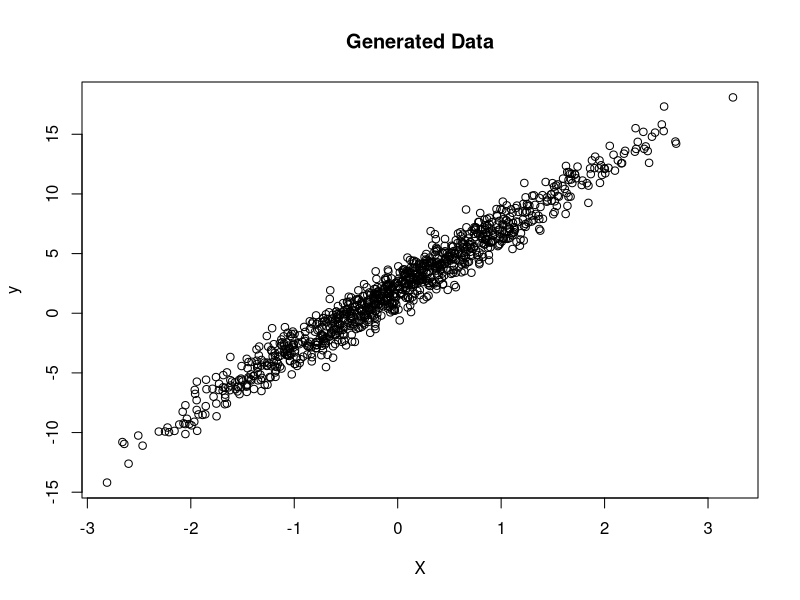
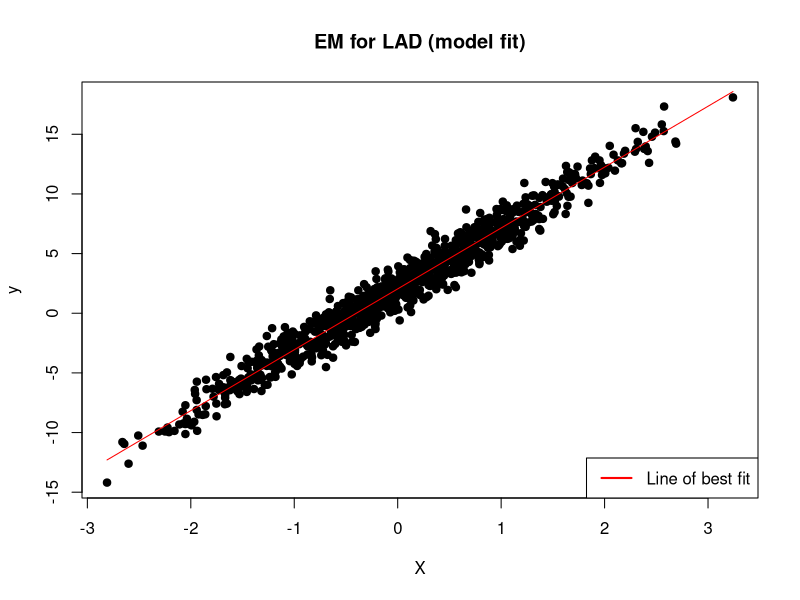
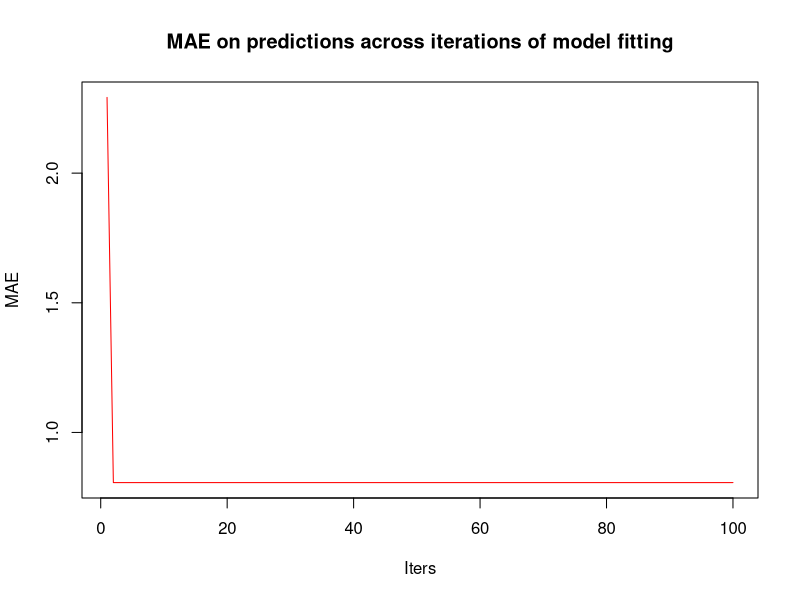
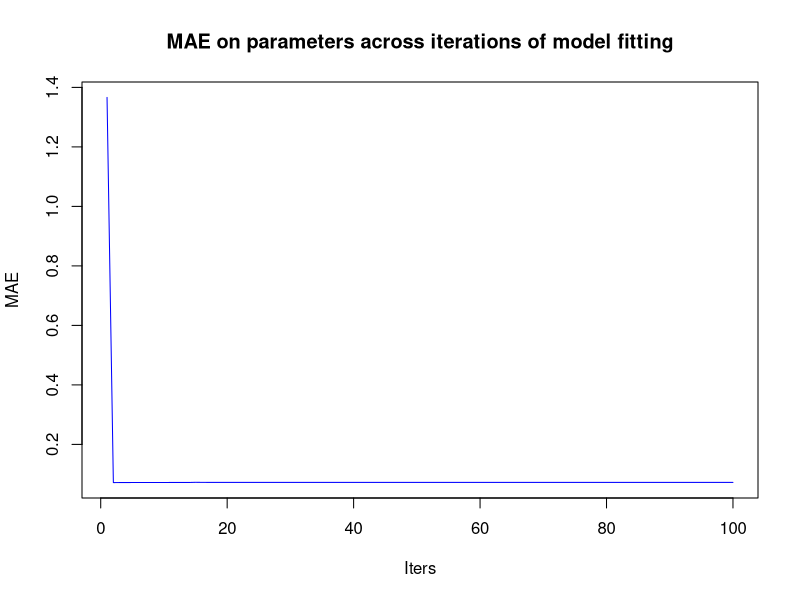
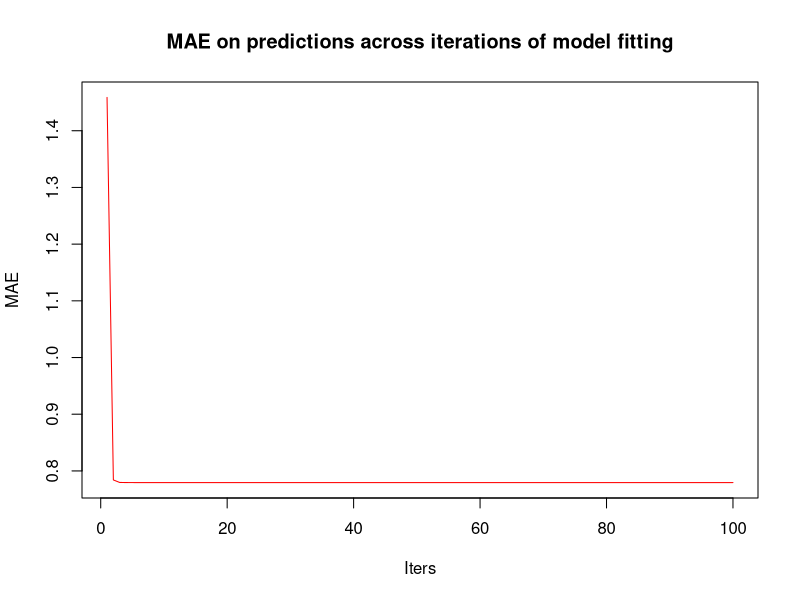
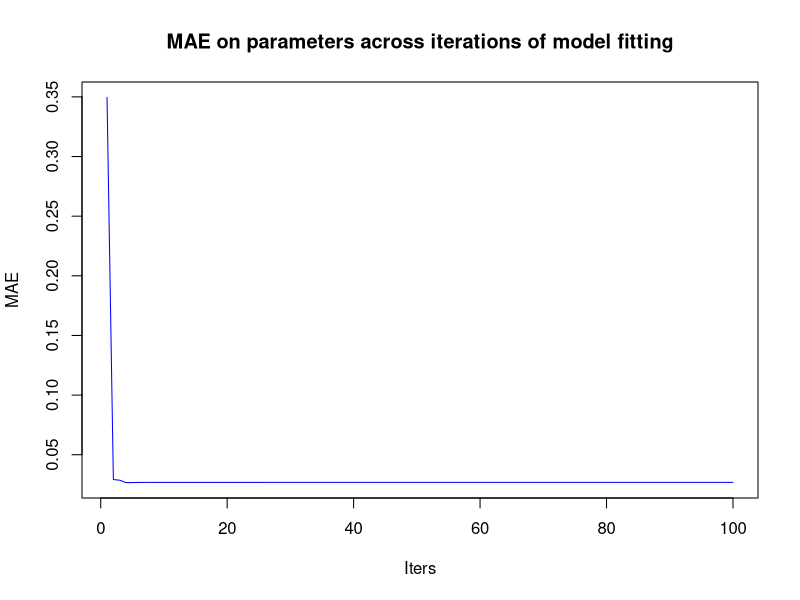

These figures' R source, in order:
## ---- chunk 1

set.seed(123)

### 1. Generate synthetic linear regression dataset
n <- 1e3   # samples
p <- 2     # features

X <- matrix(rnorm(n * (p-1)), n, (p-1))
X <- cbind(1,X)
beta_true <- c(2,5)  # true coefficients
y <- X %*% beta_true + rnorm(n, sd = 1)

## Visualising the data
plot(X[,2], y, 
     main = "Generated Data",
     xlab = "X",
     ylab = "y")
## ---- chunk 2

library(matrixStats)
### 2. Optimization loop

## Loop Parameters
max_iter <- 100
a <- numeric(max_iter)
b <- numeric(max_iter)
a_curr <- 10
b_curr <- 10

x <- X[,2]

## Comparision values to store
MAE.loss <- numeric(max_iter)
MAE.params <- numeric(max_iter)

## Optim Loop
for(i in 1:max_iter){
  ## Solving for b_i
  z <- y - a_curr 
  z.bar <- z/x
  b_curr <- weightedMedian(z.bar, abs(x))
  b[i] <- b_curr
  
  ## Solving for
  w <- y - b_curr * x
  a_curr <- median(w)
  a[i] <- a_curr
  
  ## Storing the current MAE on parameters and predictions 
  MAE.loss[i] <- mean(abs(y - a_curr - b_curr*x))
  MAE.params[i] <- mean(abs(c(a_curr, b_curr) - beta_true))
}

cat("True parameters are a = ", beta_true[1] , "and b = ", beta_true[2])
cat("Post optimization we get a = ", a_curr , "and b = ", b_curr)
## ---- chunk 3

### 3. Plots to visualise method performance

## Model Fit
plot(x,y, 
     main = "EM for LAD (model fit)",
     xlab = "X",
     ylab = "y",
     pch = 19)
lines(x, a_curr + b_curr*x, col = "red")
legend("bottomright", c("Line of best fit"), col = ("red"), lwd = 2)

## Checking the MAE over predictions 
plot(1:max_iter, MAE.loss[1:max_iter], col = "red", type = "l",
     main = "MAE on predictions across iterations of model fitting",
     xlab = "Iters",
     ylab = "MAE")

## Checking the MAE loss over params
plot(1:max_iter, MAE.params[1:max_iter], col = "blue", type = "l",
     main = "MAE on parameters across iterations of model fitting",
     xlab = "Iters",
     ylab = "MAE")
## ---- chunk 4

set.seed(123)

### 1. Generate synthetic linear regression dataset
n <- 1e3   # samples
p <- 10     # features

X <- matrix(rnorm(n * (p-1)), n, (p-1))
X <- cbind(1,X)
beta_true <- c(2,1:(p-1))  # true coefficients
y <- X %*% beta_true + rnorm(n, sd = 1)

### 2. Optimization loop

## Loop Parameters
max_iter <- 100
a <- numeric(max_iter)
b <- matrix(0, nrow = max_iter, ncol = p-1)
a_curr <- 1
b_curr <- rep(1, p-1)

## Comparision values to store
MAE.loss <- numeric(max_iter)
MAE.params <- numeric(max_iter)

## Optim Loop
for(i in 1:max_iter){
  for(j in 1:(p-1)){
    x.j <- X[,1+j]
    X.rest <- X[,-c(1,1+j)]
    ## Solving for b_i,j
    z <- y - a_curr - X.rest %*% b_curr[-j] 
    z.bar <- z/x.j
    b_curr[j] <- weightedMedian(z.bar, abs(x.j))
    b[i,] <- b_curr
  }
  
  ## Solving for a_i
  w <- y - X[,-1] %*% b_curr
  a_curr <- median(w)
  a[i] <- a_curr
  
  ## Storing the current MAE on parameters and predictions 
  MAE.loss[i] <- mean(abs(y - a_curr - X[,-1] %*% b_curr))
  MAE.params[i] <- mean(abs(c(a_curr, b_curr) - beta_true))
}
### CHECKING THE VALUES OF ALL CALCULATED PARAMETERS
print("True Parameters:")
print(beta_true)
print("Estimated Parameters:")
print(c(a_curr, b_curr))

### 3. Plotting the results 
## Checking the MAE over predictions 
plot(1:max_iter, MAE.loss[1:max_iter], col = "red", type = "l",
     main = "MAE on predictions across iterations of model fitting",
     xlab = "Iters",
     ylab = "MAE")

## Checking the MAE loss over params
plot(1:max_iter, MAE.params[1:max_iter], col = "blue", type = "l",
     main = "MAE on parameters across iterations of model fitting",
     xlab = "Iters",
     ylab = "MAE")
